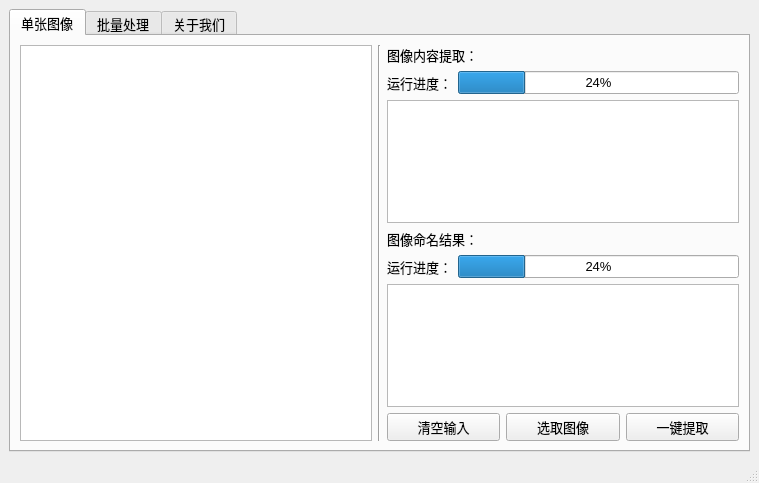
<?xml version="1.0" encoding="UTF-8"?>
<ui version="4.0">
 <class>MainWindow</class>
 <widget class="QMainWindow" name="MainWindow">
  <property name="geometry">
   <rect>
    <x>0</x>
    <y>0</y>
    <width>759</width>
    <height>483</height>
   </rect>
  </property>
  <property name="windowTitle">
   <string>MainWindow</string>
  </property>
  <widget class="QWidget" name="centralwidget">
   <layout class="QHBoxLayout" name="horizontalLayout">
    <item>
     <widget class="QTabWidget" name="tabWidget">
      <property name="font">
       <font>
        <pointsize>10</pointsize>
       </font>
      </property>
      <property name="currentIndex">
       <number>0</number>
      </property>
      <widget class="QWidget" name="tab">
       <attribute name="title">
        <string>单张图像</string>
       </attribute>
       <layout class="QGridLayout" name="gridLayout_7">
        <item row="0" column="0">
         <widget class="QGraphicsView" name="graphicsView"/>
        </item>
        <item row="0" column="1">
         <widget class="Line" name="line">
          <property name="font">
           <font>
            <pointsize>10</pointsize>
           </font>
          </property>
          <property name="orientation">
           <enum>Qt::Vertical</enum>
          </property>
         </widget>
        </item>
        <item row="0" column="2">
         <layout class="QGridLayout" name="gridLayout_6">
          <item row="1" column="0">
           <widget class="QTextBrowser" name="textBrowser_4">
            <property name="minimumSize">
             <size>
              <width>300</width>
              <height>0</height>
             </size>
            </property>
            <property name="font">
             <font>
              <pointsize>10</pointsize>
             </font>
            </property>
           </widget>
          </item>
          <item row="3" column="0">
           <widget class="QTextBrowser" name="textBrowser_2">
            <property name="minimumSize">
             <size>
              <width>300</width>
              <height>0</height>
             </size>
            </property>
            <property name="font">
             <font>
              <pointsize>10</pointsize>
             </font>
            </property>
           </widget>
          </item>
          <item row="2" column="0">
           <layout class="QGridLayout" name="gridLayout_2">
            <item row="1" column="1">
             <widget class="QProgressBar" name="progressBar_2">
              <property name="font">
               <font>
                <pointsize>10</pointsize>
               </font>
              </property>
              <property name="value">
               <number>24</number>
              </property>
             </widget>
            </item>
            <item row="0" column="0" colspan="2">
             <widget class="QLabel" name="label_6">
              <property name="font">
               <font>
                <pointsize>10</pointsize>
               </font>
              </property>
              <property name="text">
               <string>图像命名结果：</string>
              </property>
             </widget>
            </item>
            <item row="1" column="0">
             <widget class="QLabel" name="label_7">
              <property name="font">
               <font>
                <pointsize>10</pointsize>
               </font>
              </property>
              <property name="text">
               <string>运行进度：</string>
              </property>
             </widget>
            </item>
           </layout>
          </item>
          <item row="4" column="0">
           <layout class="QGridLayout" name="gridLayout_3">
            <item row="0" column="1">
             <widget class="QPushButton" name="pushButton">
              <property name="maximumSize">
               <size>
                <width>16777215</width>
                <height>16777215</height>
               </size>
              </property>
              <property name="font">
               <font>
                <pointsize>10</pointsize>
               </font>
              </property>
              <property name="text">
               <string>选取图像</string>
              </property>
              <property name="iconSize">
               <size>
                <width>50</width>
                <height>50</height>
               </size>
              </property>
             </widget>
            </item>
            <item row="0" column="0">
             <widget class="QPushButton" name="pushButton_6">
              <property name="maximumSize">
               <size>
                <width>16777215</width>
                <height>16777215</height>
               </size>
              </property>
              <property name="font">
               <font>
                <pointsize>10</pointsize>
               </font>
              </property>
              <property name="text">
               <string>清空输入</string>
              </property>
              <property name="iconSize">
               <size>
                <width>50</width>
                <height>50</height>
               </size>
              </property>
             </widget>
            </item>
            <item row="0" column="2">
             <widget class="QPushButton" name="pushButton_2">
              <property name="maximumSize">
               <size>
                <width>16777215</width>
                <height>16777215</height>
               </size>
              </property>
              <property name="font">
               <font>
                <pointsize>10</pointsize>
               </font>
              </property>
              <property name="text">
               <string>一键提取</string>
              </property>
              <property name="iconSize">
               <size>
                <width>50</width>
                <height>50</height>
               </size>
              </property>
             </widget>
            </item>
           </layout>
          </item>
          <item row="0" column="0">
           <layout class="QGridLayout" name="gridLayout">
            <item row="1" column="0">
             <widget class="QLabel" name="label_9">
              <property name="font">
               <font>
                <pointsize>10</pointsize>
               </font>
              </property>
              <property name="text">
               <string>运行进度：</string>
              </property>
             </widget>
            </item>
            <item row="0" column="0" colspan="2">
             <widget class="QLabel" name="label_8">
              <property name="font">
               <font>
                <pointsize>10</pointsize>
               </font>
              </property>
              <property name="text">
               <string>图像内容提取：</string>
              </property>
             </widget>
            </item>
            <item row="1" column="1">
             <widget class="QProgressBar" name="progressBar_5">
              <property name="font">
               <font>
                <pointsize>10</pointsize>
               </font>
              </property>
              <property name="value">
               <number>24</number>
              </property>
             </widget>
            </item>
           </layout>
          </item>
         </layout>
        </item>
       </layout>
      </widget>
      <widget class="QWidget" name="tab_2">
       <attribute name="title">
        <string>批量处理</string>
       </attribute>
       <layout class="QGridLayout" name="gridLayout_4">
        <item row="0" column="0">
         <spacer name="verticalSpacer_3">
          <property name="orientation">
           <enum>Qt::Vertical</enum>
          </property>
          <property name="sizeHint" stdset="0">
           <size>
            <width>20</width>
            <height>40</height>
           </size>
          </property>
         </spacer>
        </item>
        <item row="0" column="1">
         <spacer name="verticalSpacer_4">
          <property name="orientation">
           <enum>Qt::Vertical</enum>
          </property>
          <property name="sizeHint" stdset="0">
           <size>
            <width>20</width>
            <height>40</height>
           </size>
          </property>
         </spacer>
        </item>
        <item row="1" column="0">
         <widget class="QSplitter" name="splitter_3">
          <property name="orientation">
           <enum>Qt::Vertical</enum>
          </property>
          <widget class="QLabel" name="label_14">
           <property name="text">
            <string>内容提取处理进度：</string>
           </property>
          </widget>
          <widget class="QProgressBar" name="progressBar_6">
           <property name="maximumSize">
            <size>
             <width>16777215</width>
             <height>40</height>
            </size>
           </property>
           <property name="value">
            <number>24</number>
           </property>
          </widget>
          <widget class="QLabel" name="label_15">
           <property name="text">
            <string>结果预览：</string>
           </property>
          </widget>
         </widget>
        </item>
        <item row="1" column="1">
         <widget class="QSplitter" name="splitter_4">
          <property name="orientation">
           <enum>Qt::Vertical</enum>
          </property>
          <widget class="QLabel" name="label_11">
           <property name="text">
            <string>图像命名处理进度：</string>
           </property>
          </widget>
          <widget class="QProgressBar" name="progressBar_4">
           <property name="maximumSize">
            <size>
             <width>16777215</width>
             <height>40</height>
            </size>
           </property>
           <property name="value">
            <number>24</number>
           </property>
          </widget>
          <widget class="QLabel" name="label_13">
           <property name="text">
            <string>结果预览：</string>
           </property>
          </widget>
         </widget>
        </item>
        <item row="1" column="2" rowspan="2">
         <widget class="Line" name="line_3">
          <property name="orientation">
           <enum>Qt::Vertical</enum>
          </property>
         </widget>
        </item>
        <item row="2" column="0">
         <widget class="QTextBrowser" name="textBrowser_3">
          <property name="minimumSize">
           <size>
            <width>0</width>
            <height>300</height>
           </size>
          </property>
         </widget>
        </item>
        <item row="2" column="1">
         <widget class="QTextBrowser" name="textBrowser_6">
          <property name="minimumSize">
           <size>
            <width>0</width>
            <height>300</height>
           </size>
          </property>
         </widget>
        </item>
        <item row="2" column="3">
         <widget class="QSplitter" name="splitter">
          <property name="orientation">
           <enum>Qt::Vertical</enum>
          </property>
          <widget class="QPushButton" name="pushButton_7">
           <property name="minimumSize">
            <size>
             <width>80</width>
             <height>60</height>
            </size>
           </property>
           <property name="maximumSize">
            <size>
             <width>16777215</width>
             <height>16777215</height>
            </size>
           </property>
           <property name="font">
            <font>
             <pointsize>10</pointsize>
            </font>
           </property>
           <property name="text">
            <string>清空输入</string>
           </property>
           <property name="iconSize">
            <size>
             <width>50</width>
             <height>50</height>
            </size>
           </property>
          </widget>
          <widget class="QPushButton" name="pushButton_3">
           <property name="minimumSize">
            <size>
             <width>80</width>
             <height>60</height>
            </size>
           </property>
           <property name="maximumSize">
            <size>
             <width>16777215</width>
             <height>16777215</height>
            </size>
           </property>
           <property name="font">
            <font>
             <pointsize>10</pointsize>
            </font>
           </property>
           <property name="text">
            <string>选取文件</string>
           </property>
           <property name="iconSize">
            <size>
             <width>50</width>
             <height>50</height>
            </size>
           </property>
          </widget>
          <widget class="QPushButton" name="pushButton_4">
           <property name="minimumSize">
            <size>
             <width>80</width>
             <height>60</height>
            </size>
           </property>
           <property name="maximumSize">
            <size>
             <width>16777215</width>
             <height>16777215</height>
            </size>
           </property>
           <property name="font">
            <font>
             <pointsize>10</pointsize>
            </font>
           </property>
           <property name="text">
            <string>一键提取</string>
           </property>
           <property name="iconSize">
            <size>
             <width>50</width>
             <height>50</height>
            </size>
           </property>
          </widget>
          <widget class="QPushButton" name="pushButton_5">
           <property name="minimumSize">
            <size>
             <width>80</width>
             <height>60</height>
            </size>
           </property>
           <property name="maximumSize">
            <size>
             <width>16777215</width>
             <height>16777215</height>
            </size>
           </property>
           <property name="font">
            <font>
             <pointsize>10</pointsize>
            </font>
           </property>
           <property name="text">
            <string>导出数据</string>
           </property>
           <property name="iconSize">
            <size>
             <width>50</width>
             <height>50</height>
            </size>
           </property>
          </widget>
         </widget>
        </item>
        <item row="3" column="0">
         <spacer name="verticalSpacer_5">
          <property name="orientation">
           <enum>Qt::Vertical</enum>
          </property>
          <property name="sizeHint" stdset="0">
           <size>
            <width>20</width>
            <height>40</height>
           </size>
          </property>
         </spacer>
        </item>
        <item row="3" column="1">
         <spacer name="verticalSpacer_6">
          <property name="orientation">
           <enum>Qt::Vertical</enum>
          </property>
          <property name="sizeHint" stdset="0">
           <size>
            <width>20</width>
            <height>40</height>
           </size>
          </property>
         </spacer>
        </item>
       </layout>
      </widget>
      <widget class="QWidget" name="widget">
       <attribute name="title">
        <string>关于我们</string>
       </attribute>
       <layout class="QHBoxLayout" name="horizontalLayout_2">
        <item>
         <layout class="QGridLayout" name="gridLayout_5">
          <item row="0" column="0">
           <widget class="QLabel" name="label_2">
            <property name="font">
             <font>
              <pointsize>12</pointsize>
              <weight>75</weight>
              <bold>true</bold>
             </font>
            </property>
            <property name="layoutDirection">
             <enum>Qt::LeftToRight</enum>
            </property>
            <property name="text">
             <string/>
            </property>
           </widget>
          </item>
          <item row="1" column="0">
           <widget class="QTextBrowser" name="textBrowser_5">
            <property name="minimumSize">
             <size>
              <width>700</width>
              <height>240</height>
             </size>
            </property>
            <property name="html">
             <string>&lt;!DOCTYPE HTML PUBLIC &quot;-//W3C//DTD HTML 4.0//EN&quot; &quot;http://www.w3.org/TR/REC-html40/strict.dtd&quot;&gt;
&lt;html&gt;&lt;head&gt;&lt;meta name=&quot;qrichtext&quot; content=&quot;1&quot; /&gt;&lt;style type=&quot;text/css&quot;&gt;
p, li { white-space: pre-wrap; }
&lt;/style&gt;&lt;/head&gt;&lt;body style=&quot; font-family:'SimSun'; font-size:10pt; font-weight:400; font-style:normal;&quot;&gt;
&lt;p align=&quot;center&quot; style=&quot; margin-top:0px; margin-bottom:0px; margin-left:0px; margin-right:0px; -qt-block-indent:0; text-indent:0px;&quot;&gt;&lt;span style=&quot; font-size:12pt; font-weight:600;&quot;&gt;软件说明&lt;/span&gt;&lt;/p&gt;
&lt;p align=&quot;center&quot; style=&quot;-qt-paragraph-type:empty; margin-top:0px; margin-bottom:0px; margin-left:0px; margin-right:0px; -qt-block-indent:0; text-indent:0px; font-size:12pt; font-weight:600;&quot;&gt;&lt;br /&gt;&lt;/p&gt;
&lt;p style=&quot; margin-top:0px; margin-bottom:0px; margin-left:0px; margin-right:0px; -qt-block-indent:0; text-indent:0px;&quot;&gt;&lt;span style=&quot; font-size:12pt;&quot;&gt;NamingImageGPT是一款基于ImageCaption和chatgpt的图像命名软件。该软件集成了OFA中文和ChatGPT，并通过PyQt5进行接口封装。它帮助用户以名称或句子的形式总结图像的主要内容。NamingImage GPT可以广泛用于为ImageCaption项目注释文本数据，并为文档工作者提供图像的快速命名方法。总之，它结合了image caption和chatgpt，在多模式GPT模型尚未开源的情况下，提供了一种新的开源多模式理解解决方案。&lt;/span&gt;&lt;/p&gt;
&lt;p style=&quot; margin-top:0px; margin-bottom:0px; margin-left:0px; margin-right:0px; -qt-block-indent:0; text-indent:0px;&quot;&gt;&lt;span style=&quot; font-size:12pt;&quot;&gt;具体使用教程见：https://github.com/YangXuanyi/NamingImage-GPT&lt;/span&gt;&lt;/p&gt;
&lt;p style=&quot;-qt-paragraph-type:empty; margin-top:0px; margin-bottom:0px; margin-left:0px; margin-right:0px; -qt-block-indent:0; text-indent:0px; font-size:12pt;&quot;&gt;&lt;br /&gt;&lt;/p&gt;
&lt;p align=&quot;center&quot; style=&quot; margin-top:0px; margin-bottom:0px; margin-left:0px; margin-right:0px; -qt-block-indent:0; text-indent:0px;&quot;&gt;&lt;span style=&quot; font-size:12pt; font-weight:600;&quot;&gt;声明：本软件只作为学习和交流使用！&lt;/span&gt;&lt;/p&gt;&lt;/body&gt;&lt;/html&gt;</string>
            </property>
           </widget>
          </item>
         </layout>
        </item>
       </layout>
      </widget>
     </widget>
    </item>
   </layout>
  </widget>
  <widget class="QStatusBar" name="statusbar"/>
 </widget>
 <resources/>
 <connections/>
</ui>
